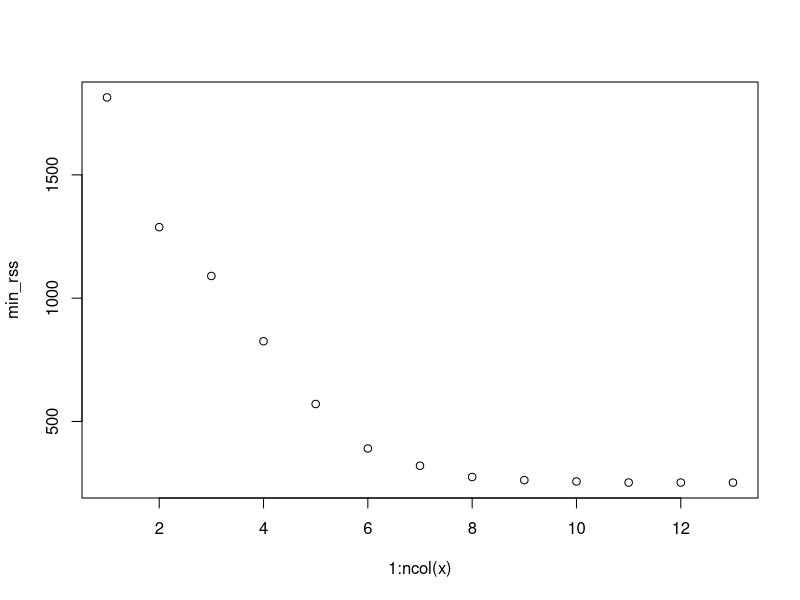
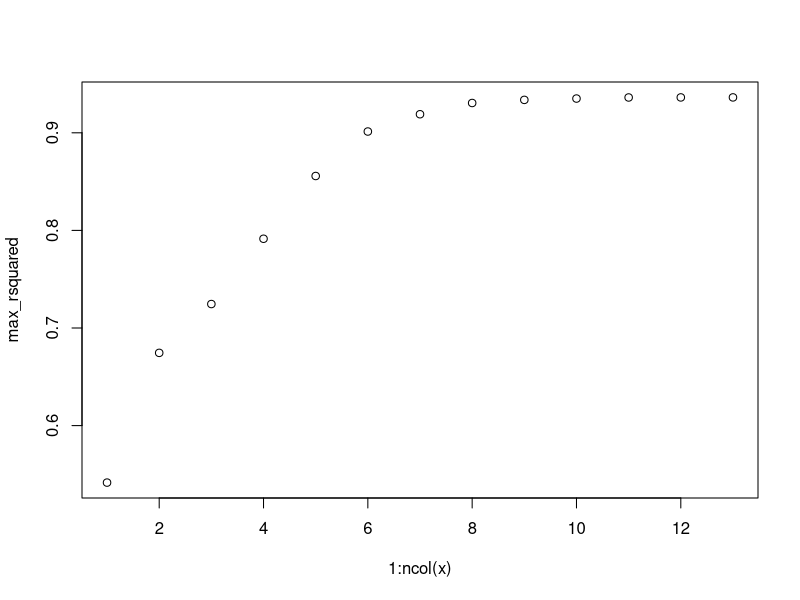
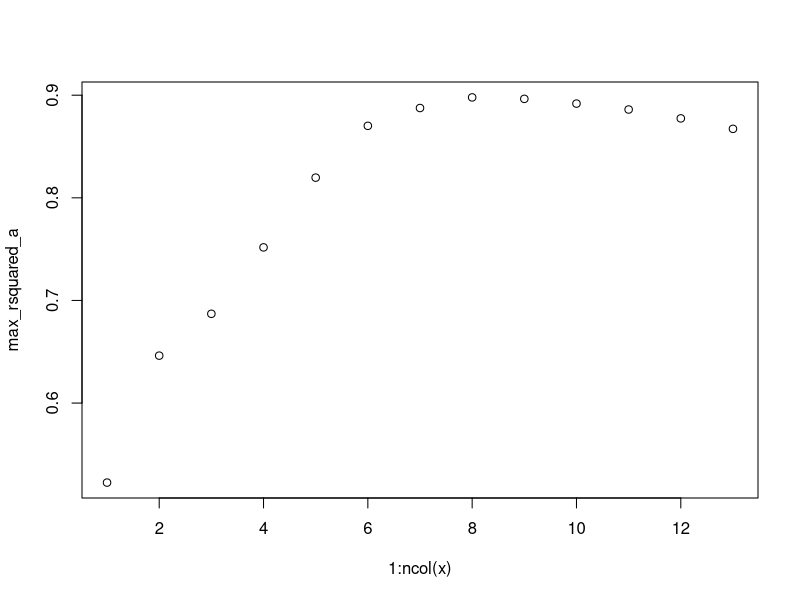
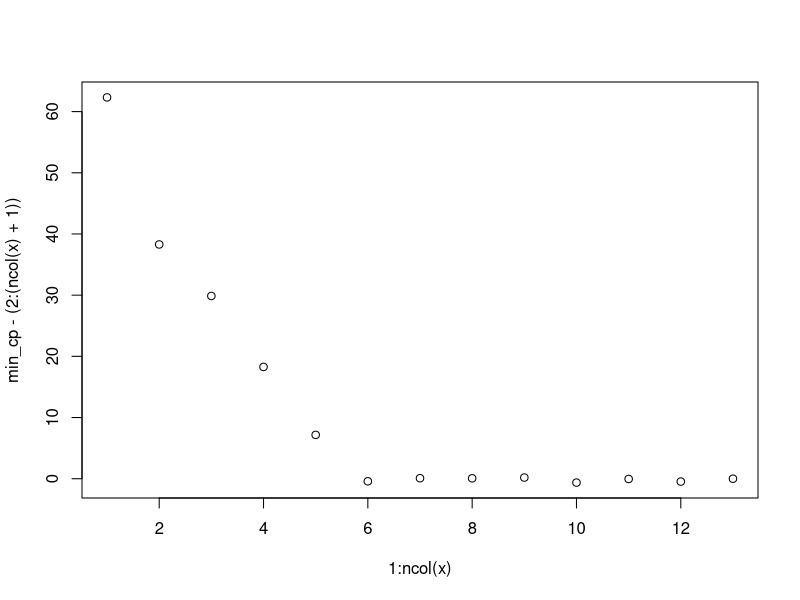

The R source for these figures, in order:
## ---- chunk 1
house = read.table("house.dat", header = T)
house
## ---- chunk 2
get_x_y = function(data) {
  y = data[[1]]
  x = matrix(data[[2]], nrow = length(y), ncol = 1)
  for (i in 3:length(data)) {
    x = cbind(x, data[[i]])
  }
  return(list(x, y))
}
## ---- chunk 3
ret = get_x_y(house)
x = ret[[1]]
y = ret[[2]]
x
y
## ---- chunk 4
lm(y ~ x)
## ---- chunk 5
s_squared = NA
get_s_squared = function(rss, m, n) {
  if (is.na(s_squared)) {
    s_squared <<- rss / (m - n - 1)
  }
  return(s_squared)
}
get_rss = function(y, yhat) {
  return(sum((y - yhat)^2))
}
get_tss = function(y) {
  return(sum((y - mean(y))^2))
}
get_r_squared = function(rss, tss) {
  return(1-rss/tss)
}
get_r_squared_adjusted = function(rss, tss, m, n) {
  return(1 - (1 - get_r_squared(rss, tss)) * (m - 1) / (m - n - 1))
}
get_c_p = function(rss, m, p) {
  return(rss / get_s_squared(rss, m, p) - (m - 2*p - 2))
}
get_rss_rsquared_rsquareda_cp = function(x, y) {
  beta = as.numeric(lm(y ~ x)$coefficients) # extracting coefficients
  x = cbind(matrix(1, nrow=nrow(x), ncol=1), x) # adding a column of 1 for beta_0
  yhat = as.vector(x%*%beta) # getting predicted y
  rss = get_rss(y, yhat) # getting residual sum of squares
  tss = get_tss(y) # getting y - mean(y)
  r_squared = get_r_squared(rss, tss) # getting r squared
  r_squared_a = get_r_squared_adjusted(rss, tss, length(y), ncol(x) - 1) # getting adjusted r squared
  c_p = get_c_p(rss, length(y), ncol(x) - 1) # getting C_p
  return(list(rss, r_squared, r_squared_a, c_p))
}
## ---- chunk 6
ret = get_rss_rsquared_rsquareda_cp(x, y)
print(ret[[1]])
print(ret[[2]])
print(ret[[3]])
print(ret[[4]])
print(s_squared)
## ---- chunk 7

a = 0
min_rss = c()
min_value_rss = list()
max_rsquared = c()
max_value_rsquared = list()
max_rsquared_a = c()
max_value_rsquared_a = list()
min_cp = c()
min_value_cp = list()

for (i in 1:ncol(x)) {
  min_rss = c(min_rss, Inf)
  max_rsquared= c(max_rsquared, 0)
  max_rsquared_a = c(max_rsquared_a, 0)
  min_cp = c(min_cp, Inf)
  min_value_rss[[i]] = c(0)
  max_value_rsquared[[i]] = c(0)
  max_value_rsquared_a[[i]] = c(0)
  min_value_cp[[i]] = c(0)
}

number2binary = function(number, noBits) {
   binary_vector = rev(as.numeric(intToBits(number)))
   if(missing(noBits)) {
      return(binary_vector)
   } else {
      binary_vector[-(1:(length(binary_vector) - noBits))]
   }
}

recalculate_cols = function(x, mask) {
  i = length(mask)
  
  while(i > 0) {
    if (mask[i] == 0) {
      x = x[-i]
    }
    i = i-1
  }
  return(x)
}

recalculate_x = function(x, mask) {
  i = length(mask)
  
  while(i > 0) {
    if (mask[i] == 0) {
      x = x[,-i]
    }
    i = i-1
  }
  
  if (is.matrix(x)) {
    return(x)
  }
  
  return(matrix(x, nrow=length(x), ncol=1))
}


evaluate = function(x, y, i) {
  attribute_mask = as.integer(number2binary(i, ncol(x)))
  
  x = recalculate_x(x, attribute_mask)
  
  p = ncol(x)

  res = get_rss_rsquared_rsquareda_cp(x, y)
  
  rss = res[[1]]
  r_sq = res[[2]]
  r_sq_a = res[[3]]
  c_p = res[[4]]
  
  if (rss < min_rss[p]) {
    min_rss[p] <<- rss
    min_value_rss[[p]] <<- attribute_mask
  }
  
  if (r_sq > max_rsquared[p]) {
    max_rsquared[p] <<- r_sq
    max_value_rsquared[[p]] <<- attribute_mask
  }
  
  if (r_sq_a > max_rsquared_a[p]) {
    max_rsquared_a[p] <<- r_sq_a
    max_value_rsquared_a[[p]] <<- attribute_mask
  }
  
  if (abs(c_p - p - 1) < abs(min_cp[p] - p - 1)) {
    min_cp[p] <<- c_p
    min_value_cp[[p]] <<- attribute_mask
  }
}

search_best_model = function(x, y) {
  i = 2^(ncol(x)) - 1
  while (i > 0) {
    evaluate(x, y, i)
    i = i-1
  }
}

search_best_model(x, y)

## ---- chunk 8
cat("rss", "\n")
min_rss
#min_value_rss
cat("rsquared", "\n")
max_rsquared
#max_value_rsquared
cat("rsquared_a", "\n")
max_rsquared_a
#max_value_rsquared_a
cat("c_p", "\n")
min_cp
#min_value_cp
## ---- chunk 9
plot(1:ncol(x), min_rss)
plot(1:ncol(x), max_rsquared)
plot(1:ncol(x), max_rsquared_a)
plot(1:ncol(x), min_cp - (2:(ncol(x)+1)))
## ---- chunk 10
evaluate = function(x, y, mask) {
  x = recalculate_x(x, mask)
  rez = lm(y~x)
  print(summary(rez))
}
get_p_value = function(x, y, mask) {
  x = recalculate_x(x, mask)
  rez = lm(y~x)
  f = summary(rez)$fstatistic
  p = pf(f[1],f[2],f[3],lower.tail=F)
  return(as.numeric(p))
}
max_index = 0
min_p_value = Inf
index = 0
for (mask in min_value_rss) {
  index = index + 1
  p_value = get_p_value(x, y, mask)
  
  if (min_p_value > p_value) {
    min_p_value = p_value
    max_index = index
  }
}
print("Best model")
column_names = names(house)[-1]
best_mask = min_value_rss[[max_index]]
recalculate_cols(column_names, best_mask)
evaluate(x, y, best_mask)
## ---- chunk 11
house
